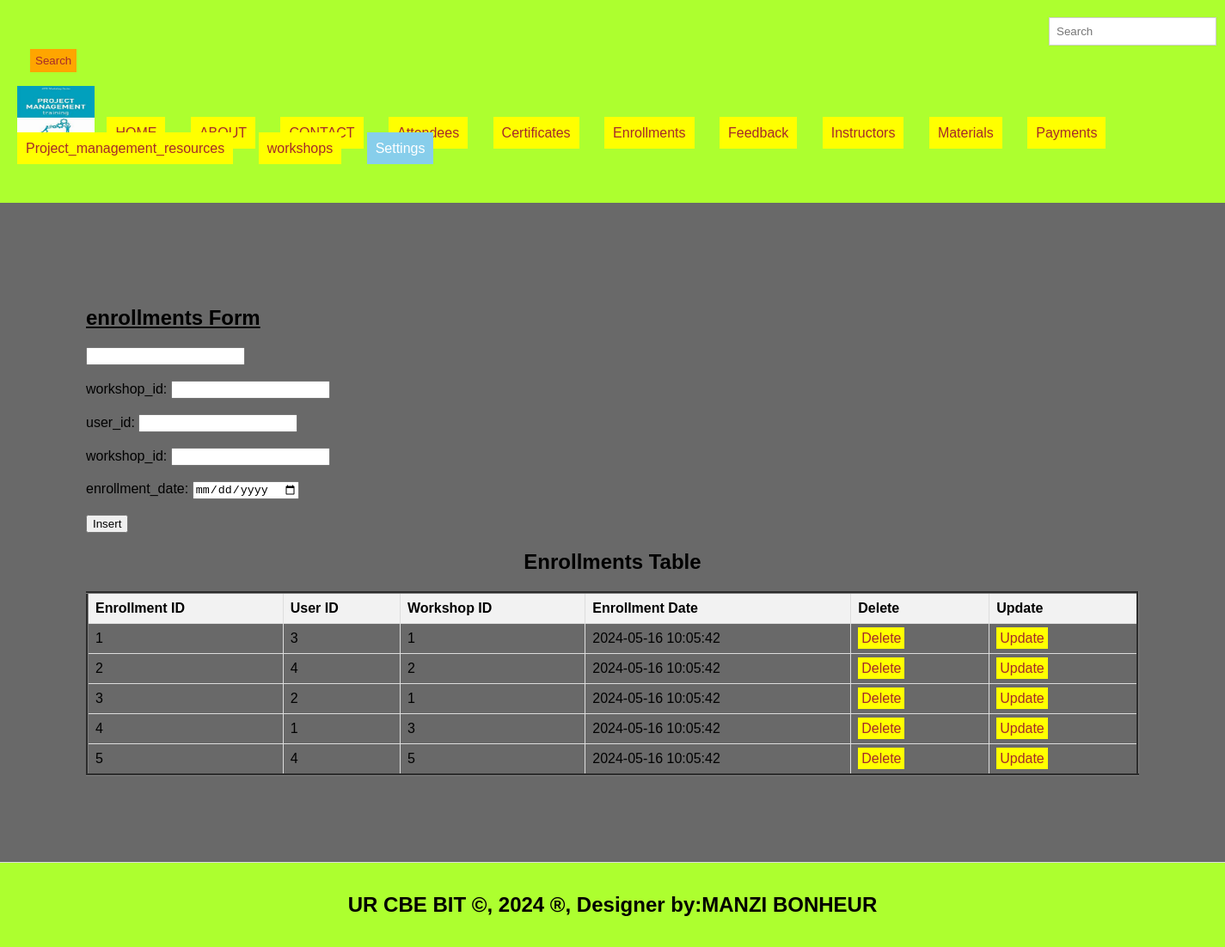
The app's page /enrollments.php with its own data.
### tables this page shows
CREATE TABLE `enrollments` (
  `enrollment_id` int(11) NOT NULL,
  `user_id` int(11) DEFAULT NULL,
  `workshop_id` int(11) DEFAULT NULL,
  `enrollment_date` timestamp NOT NULL DEFAULT current_timestamp()
);

### enrollments.php (the view, shortened to what this page needs)
<!DOCTYPE html>
<html lang="en">
<head>
  <link rel="stylesheet" type="text/css" href="mystyle.css" title="style 1" media="screen, tv, projection, handheld, print"/>
  </head>
  <header>
<body bgcolor="dimgray">
  <form class="d-flex" role="search" action="search.php">
      <input class="form-control me-2" type="search" placeholder="Search" aria-label="Search" name="query">
      <button class="btn btn-outline-success" type="submit">Search</button>
    </form>
  <ul style="list-style-type: none; padding: 0;">
    <li style="display: inline; margin-right: 10px;">
    <img src="./image/logos.jpeg" width="90" height="60" alt="Logo">
  </li>
    <li style="display: inline; margin-right: 10px;"><a href="./home.html">HOME</a>
  </li>
    <li style="display: inline; margin-right: 10px;"><a href="./about.html">ABOUT</a>
  </li>
    <li style="display: inline; margin-right: 10px;"><a href="./contact.html">CONTACT</a>
  </li>
    <li style="display: inline; margin-right: 10px;"><a href="./attendees.php">Attendees</a>
  </li>
    <li style="display: inline; margin-right: 10px;"><a href="./certificates.php">Certificates</a>
  </li>
    <li style="display: inline; margin-right: 10px;"><a href="./enrollments.php">Enrollments</a>
  </li>
    <li style="display: inline; margin-right: 10px;"><a href="./feedback.php">Feedback</a>
  </li>
    <li style="display: inline; margin-right: 10px;"><a href="./instructors.php">Instructors</a>
  </li>  <li style="display: inline; margin-right: 10px;"><a href="./materials.php">Materials</a>
  </li>
    <li style="display: inline; margin-right: 10px;"><a href="./payments.php">Payments</a>
  </li>
    <li style="display: inline; margin-right: 10px;"><a href="./project_management_resources.php">Project_management_resources</a>
  </li>
<li style="display: inline; margin-right: 10px;"><a href="./workshops.php">workshops</a>
  </li>
    <li class="dropdown" style="display: inline; margin-right: 10px;">
      <a href="#" style="padding: 10px; color: white; background-color: skyblue; text-decoration: none; margin-right: 15px;">Settings</a>
    </li><br><br>
  </ul>
</header>
<section>
   <h1><u>enrollments Form</u></h1>
<form method="post" onsubmit="return confirmInsert();">
    <input type="number" id="driver_id" name="driver_id" required><br><br>
    <label for="workshop_id">workshop_id:</label>
    <input type="number" id="user_id" name="user_id" required><br><br>
    <label for="user_id">user_id:</label>
    <input type="text" id="license_number" name="license_number" required><br><br>
    <label for="workshop_id">workshop_id:</label>
    <input type=text id="car_model" name="car_model" required><br><br>
    <label for="enrollment_date">enrollment_date:</label>
    <input type="date" id="capacity" name="capacity" required><br><br>
    <input type="submit" name="add" value="Insert">
</form>
<!DOCTYPE html>
<html>
<head>
</head>
<body>
    <center><h2>Enrollments Table</h2></center>
    <table border="3">
        <tr>
            <th>Enrollment ID</th>
            <th>User ID</th>
            <th>Workshop ID</th>
            <th>Enrollment Date</th>
            <th>Delete</th>
            <th>Update</th>
        </tr>
<?php
include('db_connection.php');
$sql = "SELECT * FROM enrollments";
$result = $connection->query($sql);
if ($result->num_rows > 0) {
    while ($row = $result->fetch_assoc()) {
        $enrollment_id = $row['enrollment_id'];
        echo "<tr>
            <td>" . $row['enrollment_id'] . "</td>
            <td>" . $row['user_id'] . "</td>
            <td>" . $row['workshop_id'] . "</td>
            <td>" . $row['enrollment_date'] . "</td>
            <td><a style='padding:4px' href='delete_enrollments.php?enrollment_id=$enrollment_id'>Delete</a></td>
            <td><a style='padding:4px' href='update_enrollments.php?enrollment_id=$enrollment_id'>Update</a></td>
        </tr>";
    }
} else {
    echo "<tr><td colspan='6'>No data found</td></tr>";
}
?>
    </table>
</body>
</section>
<footer>
  <center>
   <b><h2>UR CBE BIT &copy, 2024 &reg, Designer by:MANZI BONHEUR</h2></b>
  </center>
</footer>
</body>
</html>

### mystyle.css (style rules this page uses)
body { font-family: Arial, sans-serif; margin: 0; padding: 0; }
.form-control { padding: 8px; margin-left: 4px; border: 1px solid #ccc; }
.btn { padding: 6px; background-color: orange; color: brown; border: none; }
.dropdown { position: relative; display: inline; margin-right: 10px; }
body { font-family: Arial,sans-serif; margin:0; padding:0; }
header { background-color:greenyellow; padding: 20px; }
.dropdown { position: right; display:right; direction:rtl; }
section { padding:100px; border-bottom: 1px solid #ddd; }
footer { text-align: center; padding: 15px; background-color:greenyellow; }

### enrollments.php (style rules this page uses)
a { padding: 10px; color: white; background-color: yellow; text-decoration: none; margin-right: 15px; }
a:link { color: brown; }
button.btn { margin-left: 15px; margin-top: 4px; }
input.form-control { margin-left: 1200px; padding: 8px; }
table { width: 100%; border-collapse: collapse; }
th, td { border: 1px solid #ddd; padding: 8px; text-align: left; }
th { background-color: #f2f2f2; }

### records on screen
enrollments: enrollment_id "1", user "3", workshop "1", enrollment_date "2024-05-16 10:05:42"
enrollments: enrollment_id "2", user "4", workshop "2", enrollment_date "2024-05-16 10:05:42"
enrollments: enrollment_id "3", user "2", workshop "1", enrollment_date "2024-05-16 10:05:42"
enrollments: enrollment_id "4", user "1", workshop "3", enrollment_date "2024-05-16 10:05:42"
enrollments: enrollment_id "5", user "4", workshop "5", enrollment_date "2024-05-16 10:05:42"
